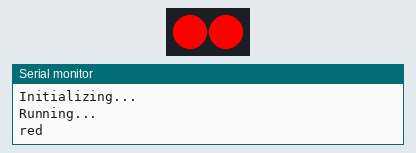
Simulated run of this sketch. Board: Arduino Uno, built with avr-gcc and run on an emulated ATmega328P. Parts: 2 RGB LEDs in strip order, left to right, the last lines printed to the serial monitor.

Above: at 0.5 s.
At 2.5 s:
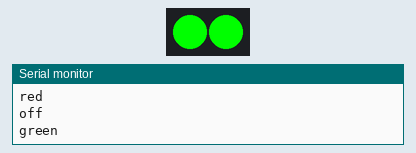
At 4.5 s:
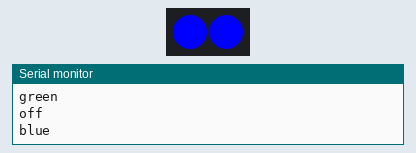
At 9.5 s:
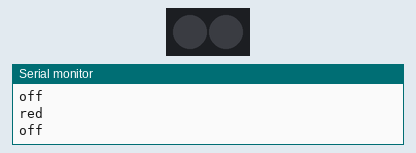
Timing chart, 0 to 10.4 s (numbered marks = the images above):
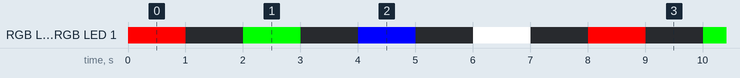

Measured:
- by itself, RGB LED 0, RGB LED 1: repeats every 8.0 s: off 1.0 s, RGB(0, 255, 0) 1.0 s, off 1.0 s, RGB(0, 0, 255) 1.0 s, off 1.0 s, RGB(255, 255, 255) 1.0 s, off 1.0 s, RGB(255, 0, 0) 1.0 s
- by itself, everything shown: repeats every 8.0 s, in 8 steps

The sketch:

partycat-blinky.ino
```cpp
// Party Cat v4 Test
// This example will cycle through R, G, B, and W on all pixels.

#include <NeoPixelBus.h>

const uint16_t PixelCount = 2;
const uint8_t PixelPin = 3;  // Esp8266 i2s DMA pin

#define colorSaturation 255

// four element pixels, GRBW
NeoPixelBus<NeoGrbwFeature, Neo800KbpsMethod> strip(PixelCount, PixelPin);

// three element pixels, in different order
//NeoPixelBus<NeoGrbFeature, Neo800KbpsMethod> strip(PixelCount, PixelPin);
//NeoPixelBus<NeoRgbFeature, Neo800KbpsMethod> strip(PixelCount, PixelPin);


RgbwColor red(colorSaturation, 0, 0, 0);
RgbwColor green(0, colorSaturation, 0, 0);
RgbwColor blue(0, 0, colorSaturation, 0);
RgbwColor white(0, 0, 0, colorSaturation);
RgbwColor black(0);


void setup()
{
    Serial.begin(115200);
    Serial.println();
    Serial.println("Initializing...");
    Serial.flush();

    // this resets all the neopixels to an off state
    strip.Begin();
    strip.Show();

    Serial.println("Running...");
}


void loop()
{
    Serial.println("red");
    for (int i=0; i<PixelCount; i++) {
      strip.SetPixelColor(i, red);
    }
    strip.Show();
    delay(1000);

    Serial.println("off");
    for (int i=0; i<PixelCount; i++) {
      strip.SetPixelColor(i, black);
    }
    strip.Show();
    delay(1000);

    Serial.println("green");
    for (int i=0; i<PixelCount; i++) {
      strip.SetPixelColor(i, green);
    }
    strip.Show();
    delay(1000);

    Serial.println("off");
    for (int i=0; i<PixelCount; i++) {
      strip.SetPixelColor(i, black);
    }
    strip.Show();
    delay(1000);

    Serial.println("blue");
    for (int i=0; i<PixelCount; i++) {
      strip.SetPixelColor(i, blue);
    }
    strip.Show();
    delay(1000);

    Serial.println("off");
    for (int i=0; i<PixelCount; i++) {
      strip.SetPixelColor(i, black);
    }
    strip.Show();
    delay(1000);

    Serial.println("white");
    for (int i=0; i<PixelCount; i++) {
      strip.SetPixelColor(i, white);
    }
    strip.Show();
    delay(1000);

    Serial.println("off");
    for (int i=0; i<PixelCount; i++) {
      strip.SetPixelColor(i, black);
    }
    strip.Show();
    delay(1000);

}
```
